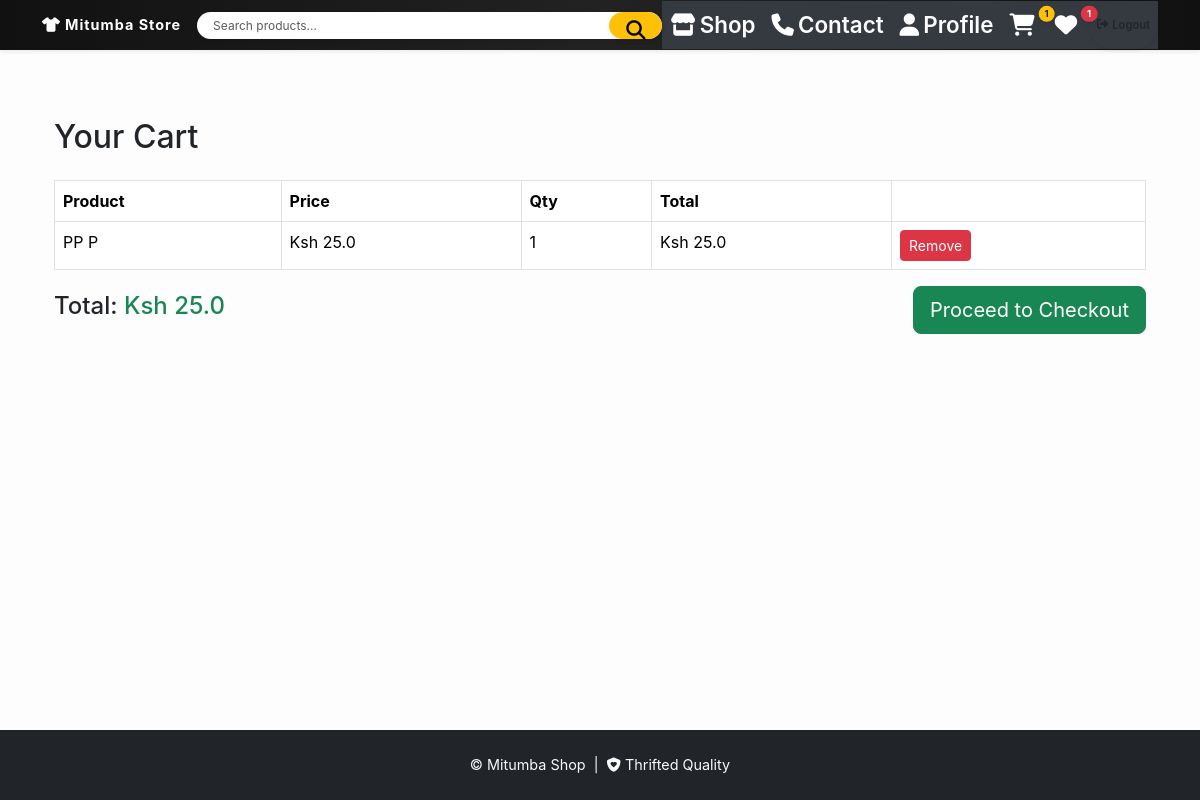
/cart (signed in), run on the app's committed database.
### app/models.py (models this page shows, shortened)
class Product(db.Model):
    id = db.Column(db.Integer, primary_key=True)
    name = db.Column(db.String(100), nullable=False)
    price = db.Column(db.Float, nullable=False)
    image_url = db.Column(db.String(255), default="/static/img/default.jpg", nullable=False)  # store relative URL

### app/routes.py (the view)
@main.route('/cart')
@login_required
def cart():
    raw_items = Cart.query.filter_by(user_id=current_user.id).all()
    cart_items = []
    for it in raw_items:
        prod = Product.query.get(it.product_id)
        if not prod:
            prod = type('P', (), {'id': None, 'name': 'Unknown product', 'price': 0.0, 'image_url': '/static/img/default.jpg'})
        cart_items.append(type('CI', (), {'id': it.id, 'product': prod, 'quantity': it.quantity}))
    total = get_cart_total(current_user.id)
    phone = getattr(current_user, 'phone', '')
    return render_template('cart.html', cart_items=cart_items, total=total, phone=phone)

### app/routes.py (called while the page is built)
def get_cart_total(user_id):
    items = Cart.query.filter_by(user_id=user_id).all()
    total = 0
    for item in items:
        product = Product.query.get(item.product_id)
        if product:
            total += product.price * item.quantity
    return total

@main.app_context_processor
def inject_counts():
    if current_user.is_authenticated:
        cart_count = Cart.query.filter_by(user_id=current_user.id).count()
        wishlist_count = Wishlist.query.filter_by(user_id=current_user.id).count()
    else:
        cart_count = 0
        wishlist_count = 0
    return dict(cart_count=cart_count, wishlist_count=wishlist_count)

### app/templates/cart.html (shortened to what this page needs)
{% extends "base.html" %}
{% block content %}
<div class="container my-5">
    <h2 class="mb-4">Your Cart</h2>
    {% if cart_items %}
    <table class="table table-bordered">
        <thead>
            <tr>
                <th>Product</th>
                <th>Price</th>
                <th>Qty</th>
                <th>Total</th>
                <th></th>
            </tr>
        </thead>
        <tbody>
            {% for item in cart_items %}
            <tr>
                <td>{{ item.product.name }}</td>
                <td>Ksh {{ item.product.price }}</td>
                <td>{{ item.quantity }}</td>
                <td>Ksh {{ item.product.price * item.quantity }}</td>
                <td>
                    <a href="/remove_cart/{{ item.id }}" class="btn btn-danger btn-sm">Remove</a>
                </td>
            </tr>
            {% endfor %}
        </tbody>
    </table>
        <div class="d-flex align-items-center">
            <div class="me-auto">
                <h4>Total: <span class="text-success">Ksh {{ total if total is defined else '0.00' }}</span></h4>
            </div>
                <a href="{{ url_for('main.checkout') }}" class="btn btn-success btn-lg">Proceed to Checkout</a>
        </div>
    {% else %}
        <div class="alert alert-info">Your cart is empty.</div>
    {% endif %}
</div>
{% endblock %}

### app/templates/base.html (style rules this page uses)
body { font-family: "Inter", sans-serif; background-color: #fdfdfd; padding-top: 70px; }

### data on the page
Product: product.name "PP P", product.price "25.0", item.product.price*item.quantity "25.0"

### other printed values
{{ cart_count }} "1"
{{ wishlist_count }} "1"
{{ item.quantity }} "1"
{{ total if total is defined else '0.00' }} "25.0"
